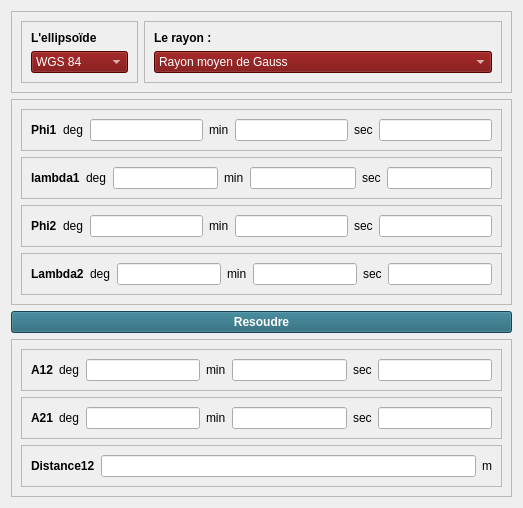
<?xml version="1.0" encoding="UTF-8"?>
<ui version="4.0">
 <class>Form</class>
 <widget class="QWidget" name="Form">
  <property name="geometry">
   <rect>
    <x>0</x>
    <y>0</y>
    <width>482</width>
    <height>480</height>
   </rect>
  </property>
  <property name="windowTitle">
   <string>Form</string>
  </property>
  <layout class="QVBoxLayout" name="verticalLayout_5">
   <item>
    <widget class="QFrame" name="frame_12">
     <property name="frameShape">
      <enum>QFrame::StyledPanel</enum>
     </property>
     <property name="frameShadow">
      <enum>QFrame::Raised</enum>
     </property>
     <layout class="QHBoxLayout" name="horizontalLayout">
      <item>
       <widget class="QFrame" name="frame_3">
        <property name="frameShape">
         <enum>QFrame::StyledPanel</enum>
        </property>
        <property name="frameShadow">
         <enum>QFrame::Raised</enum>
        </property>
        <layout class="QVBoxLayout" name="verticalLayout_2">
         <item>
          <widget class="QLabel" name="label">
           <property name="font">
            <font>
             <weight>75</weight>
             <bold>true</bold>
            </font>
           </property>
           <property name="text">
            <string>L'ellipsoïde </string>
           </property>
          </widget>
         </item>
         <item>
          <widget class="QComboBox" name="comboBox">
           <property name="styleSheet">
            <string notr="true">background-color: rgb(115, 0, 0);
color: rgb(255, 255, 255);</string>
           </property>
           <item>
            <property name="text">
             <string>WGS 84</string>
            </property>
           </item>
           <item>
            <property name="text">
             <string>Clarke 1880</string>
            </property>
           </item>
          </widget>
         </item>
        </layout>
       </widget>
      </item>
      <item>
       <widget class="QFrame" name="frame_2">
        <property name="frameShape">
         <enum>QFrame::StyledPanel</enum>
        </property>
        <property name="frameShadow">
         <enum>QFrame::Raised</enum>
        </property>
        <layout class="QVBoxLayout" name="verticalLayout_3">
         <item>
          <widget class="QLabel" name="label_6">
           <property name="font">
            <font>
             <weight>75</weight>
             <bold>true</bold>
            </font>
           </property>
           <property name="text">
            <string>Le rayon : </string>
           </property>
          </widget>
         </item>
         <item>
          <widget class="QComboBox" name="comboBox_2">
           <property name="styleSheet">
            <string notr="true">background-color: rgb(115, 0, 0);
color: rgb(255, 255, 255);</string>
           </property>
           <item>
            <property name="text">
             <string>Rayon moyen de Gauss</string>
            </property>
           </item>
           <item>
            <property name="text">
             <string>Rayon moyen des demi-axes</string>
            </property>
           </item>
           <item>
            <property name="text">
             <string>Rayon d'une sphère de  même superficie que l'ellipsoïde</string>
            </property>
           </item>
           <item>
            <property name="text">
             <string>Rayon d'une sphère de  même volume que l'ellipsoïde</string>
            </property>
           </item>
           <item>
            <property name="text">
             <string/>
            </property>
           </item>
          </widget>
         </item>
        </layout>
       </widget>
      </item>
     </layout>
    </widget>
   </item>
   <item>
    <widget class="QFrame" name="frame_7">
     <property name="frameShape">
      <enum>QFrame::StyledPanel</enum>
     </property>
     <property name="frameShadow">
      <enum>QFrame::Raised</enum>
     </property>
     <layout class="QVBoxLayout" name="verticalLayout">
      <item>
       <widget class="QFrame" name="frame">
        <property name="frameShape">
         <enum>QFrame::StyledPanel</enum>
        </property>
        <property name="frameShadow">
         <enum>QFrame::Raised</enum>
        </property>
        <layout class="QHBoxLayout" name="horizontalLayout_3">
         <item>
          <widget class="QLabel" name="label_2">
           <property name="font">
            <font>
             <pointsize>9</pointsize>
             <weight>75</weight>
             <bold>true</bold>
            </font>
           </property>
           <property name="text">
            <string>Phi1</string>
           </property>
          </widget>
         </item>
         <item>
          <widget class="QLabel" name="label_3">
           <property name="text">
            <string>deg</string>
           </property>
          </widget>
         </item>
         <item>
          <widget class="QLineEdit" name="lineEdit"/>
         </item>
         <item>
          <widget class="QLabel" name="label_4">
           <property name="text">
            <string>min</string>
           </property>
          </widget>
         </item>
         <item>
          <widget class="QLineEdit" name="lineEdit_2"/>
         </item>
         <item>
          <widget class="QLabel" name="label_5">
           <property name="text">
            <string>sec</string>
           </property>
          </widget>
         </item>
         <item>
          <widget class="QLineEdit" name="lineEdit_3"/>
         </item>
        </layout>
       </widget>
      </item>
      <item>
       <widget class="QFrame" name="frame_4">
        <property name="frameShape">
         <enum>QFrame::StyledPanel</enum>
        </property>
        <property name="frameShadow">
         <enum>QFrame::Raised</enum>
        </property>
        <layout class="QHBoxLayout" name="horizontalLayout_4">
         <item>
          <widget class="QLabel" name="label_7">
           <property name="font">
            <font>
             <pointsize>9</pointsize>
             <weight>75</weight>
             <bold>true</bold>
            </font>
           </property>
           <property name="text">
            <string>lambda1</string>
           </property>
          </widget>
         </item>
         <item>
          <widget class="QLabel" name="label_8">
           <property name="text">
            <string>deg</string>
           </property>
          </widget>
         </item>
         <item>
          <widget class="QLineEdit" name="lineEdit_4"/>
         </item>
         <item>
          <widget class="QLabel" name="label_9">
           <property name="text">
            <string>min</string>
           </property>
          </widget>
         </item>
         <item>
          <widget class="QLineEdit" name="lineEdit_5"/>
         </item>
         <item>
          <widget class="QLabel" name="label_10">
           <property name="text">
            <string>sec</string>
           </property>
          </widget>
         </item>
         <item>
          <widget class="QLineEdit" name="lineEdit_6"/>
         </item>
        </layout>
       </widget>
      </item>
      <item>
       <widget class="QFrame" name="frame_6">
        <property name="frameShape">
         <enum>QFrame::StyledPanel</enum>
        </property>
        <property name="frameShadow">
         <enum>QFrame::Raised</enum>
        </property>
        <layout class="QHBoxLayout" name="horizontalLayout_11">
         <item>
          <widget class="QLabel" name="label_20">
           <property name="font">
            <font>
             <pointsize>9</pointsize>
             <weight>75</weight>
             <bold>true</bold>
            </font>
           </property>
           <property name="text">
            <string>Phi2</string>
           </property>
          </widget>
         </item>
         <item>
          <widget class="QLabel" name="label_22">
           <property name="text">
            <string>deg</string>
           </property>
          </widget>
         </item>
         <item>
          <widget class="QLineEdit" name="lineEdit_14"/>
         </item>
         <item>
          <widget class="QLabel" name="label_32">
           <property name="text">
            <string>min</string>
           </property>
          </widget>
         </item>
         <item>
          <widget class="QLineEdit" name="lineEdit_15"/>
         </item>
         <item>
          <widget class="QLabel" name="label_33">
           <property name="text">
            <string>sec</string>
           </property>
          </widget>
         </item>
         <item>
          <widget class="QLineEdit" name="lineEdit_22"/>
         </item>
        </layout>
       </widget>
      </item>
      <item>
       <widget class="QFrame" name="frame_5">
        <property name="frameShape">
         <enum>QFrame::StyledPanel</enum>
        </property>
        <property name="frameShadow">
         <enum>QFrame::Raised</enum>
        </property>
        <layout class="QHBoxLayout" name="horizontalLayout_5">
         <item>
          <widget class="QLabel" name="label_11">
           <property name="font">
            <font>
             <pointsize>9</pointsize>
             <weight>75</weight>
             <bold>true</bold>
            </font>
           </property>
           <property name="text">
            <string>Lambda2</string>
           </property>
          </widget>
         </item>
         <item>
          <widget class="QLabel" name="label_12">
           <property name="text">
            <string>deg</string>
           </property>
          </widget>
         </item>
         <item>
          <widget class="QLineEdit" name="lineEdit_7"/>
         </item>
         <item>
          <widget class="QLabel" name="label_13">
           <property name="text">
            <string>min</string>
           </property>
          </widget>
         </item>
         <item>
          <widget class="QLineEdit" name="lineEdit_8"/>
         </item>
         <item>
          <widget class="QLabel" name="label_14">
           <property name="text">
            <string>sec</string>
           </property>
          </widget>
         </item>
         <item>
          <widget class="QLineEdit" name="lineEdit_9"/>
         </item>
        </layout>
       </widget>
      </item>
     </layout>
    </widget>
   </item>
   <item>
    <widget class="QPushButton" name="pushButton">
     <property name="font">
      <font>
       <pointsize>9</pointsize>
       <weight>75</weight>
       <bold>true</bold>
      </font>
     </property>
     <property name="styleSheet">
      <string notr="true">background-color: rgb(31, 97, 116);
color: rgb(255, 255, 255);</string>
     </property>
     <property name="text">
      <string>Resoudre</string>
     </property>
    </widget>
   </item>
   <item>
    <widget class="QFrame" name="frame_11">
     <property name="frameShape">
      <enum>QFrame::StyledPanel</enum>
     </property>
     <property name="frameShadow">
      <enum>QFrame::Raised</enum>
     </property>
     <layout class="QVBoxLayout" name="verticalLayout_4">
      <item>
       <widget class="QFrame" name="frame_9">
        <property name="frameShape">
         <enum>QFrame::StyledPanel</enum>
        </property>
        <property name="frameShadow">
         <enum>QFrame::Raised</enum>
        </property>
        <layout class="QHBoxLayout" name="horizontalLayout_8">
         <item>
          <widget class="QLabel" name="label_23">
           <property name="font">
            <font>
             <pointsize>9</pointsize>
             <weight>75</weight>
             <bold>true</bold>
            </font>
           </property>
           <property name="text">
            <string>A12</string>
           </property>
          </widget>
         </item>
         <item>
          <widget class="QLabel" name="label_24">
           <property name="text">
            <string>deg</string>
           </property>
          </widget>
         </item>
         <item>
          <widget class="QLineEdit" name="lineEdit_16"/>
         </item>
         <item>
          <widget class="QLabel" name="label_25">
           <property name="text">
            <string>min</string>
           </property>
          </widget>
         </item>
         <item>
          <widget class="QLineEdit" name="lineEdit_17"/>
         </item>
         <item>
          <widget class="QLabel" name="label_26">
           <property name="text">
            <string>sec</string>
           </property>
          </widget>
         </item>
         <item>
          <widget class="QLineEdit" name="lineEdit_18"/>
         </item>
        </layout>
       </widget>
      </item>
      <item>
       <widget class="QFrame" name="frame_10">
        <property name="frameShape">
         <enum>QFrame::StyledPanel</enum>
        </property>
        <property name="frameShadow">
         <enum>QFrame::Raised</enum>
        </property>
        <layout class="QHBoxLayout" name="horizontalLayout_9">
         <item>
          <widget class="QLabel" name="label_27">
           <property name="font">
            <font>
             <pointsize>9</pointsize>
             <weight>75</weight>
             <bold>true</bold>
            </font>
           </property>
           <property name="text">
            <string>A21</string>
           </property>
          </widget>
         </item>
         <item>
          <widget class="QLabel" name="label_28">
           <property name="text">
            <string>deg</string>
           </property>
          </widget>
         </item>
         <item>
          <widget class="QLineEdit" name="lineEdit_19"/>
         </item>
         <item>
          <widget class="QLabel" name="label_29">
           <property name="text">
            <string>min</string>
           </property>
          </widget>
         </item>
         <item>
          <widget class="QLineEdit" name="lineEdit_20"/>
         </item>
         <item>
          <widget class="QLabel" name="label_30">
           <property name="text">
            <string>sec</string>
           </property>
          </widget>
         </item>
         <item>
          <widget class="QLineEdit" name="lineEdit_21"/>
         </item>
        </layout>
       </widget>
      </item>
      <item>
       <widget class="QFrame" name="frame_8">
        <property name="frameShape">
         <enum>QFrame::StyledPanel</enum>
        </property>
        <property name="frameShadow">
         <enum>QFrame::Raised</enum>
        </property>
        <layout class="QHBoxLayout" name="horizontalLayout_7">
         <item>
          <widget class="QLabel" name="label_19">
           <property name="font">
            <font>
             <pointsize>9</pointsize>
             <weight>75</weight>
             <bold>true</bold>
            </font>
           </property>
           <property name="text">
            <string>Distance12</string>
           </property>
          </widget>
         </item>
         <item>
          <widget class="QLineEdit" name="lineEdit_13"/>
         </item>
         <item>
          <widget class="QLabel" name="label_21">
           <property name="text">
            <string>m</string>
           </property>
          </widget>
         </item>
        </layout>
       </widget>
      </item>
     </layout>
    </widget>
   </item>
  </layout>
 </widget>
 <resources/>
 <connections/>
</ui>
